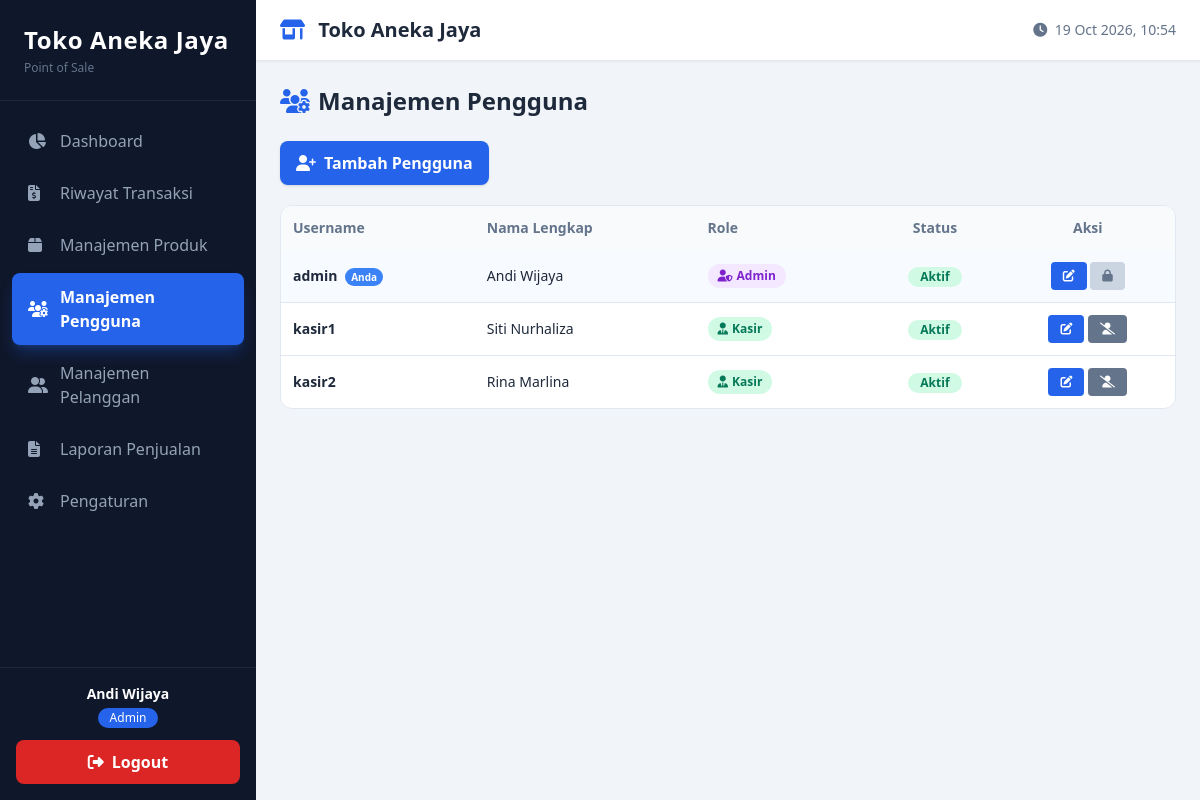
The page /pages/admin/users.php (signed in) on the database its author committed.
### tables this page shows
CREATE TABLE `users` (
  `id` int(11) NOT NULL,
  `username` varchar(50) NOT NULL,
  `password` varchar(255) NOT NULL,
  `full_name` varchar(100) NOT NULL,
  `role_id` int(11) NOT NULL,
  `is_active` tinyint(1) DEFAULT 1,
  `created_at` datetime DEFAULT current_timestamp()
);

### pages/admin/users.php (the view, shortened to what this page needs)
<?php
include '../../includes/header.php';
$current_user_id = $_SESSION['user_id'];
$users = $db->query("
    SELECT u.*, r.name as role_name
    FROM users u
    JOIN roles r ON u.role_id = r.id
    ORDER BY u.role_id ASC, u.id ASC
")->fetchAll();
?>
<h1 class="text-2xl font-bold mb-6"><i class="fas fa-users-cog text-primary mr-2"></i>Manajemen Pengguna</h1>
<button onclick="openUserModal('add')" class="px-4 py-2.5 bg-primary hover:bg-blue-700 text-white font-semibold rounded-lg shadow transition mb-5">
    <i class="fas fa-user-plus mr-2"></i>Tambah Pengguna
</button>
<div class="bg-white dark:bg-slate-900 rounded-xl border border-slate-200 dark:border-slate-800 overflow-hidden">
    <div class="overflow-x-auto">
        <table class="w-full text-sm">
            <thead class="bg-slate-50 dark:bg-slate-800 text-left text-slate-500">
                <tr>
                    <th class="p-3">Username</th>
                    <th class="p-3">Nama Lengkap</th>
                    <th class="p-3">Role</th>
                    <th class="p-3 text-center">Status</th>
                    <th class="p-3 text-center">Aksi</th>
                </tr>
            </thead>
            <tbody class="divide-y divide-slate-200 dark:divide-slate-800">
                <?php if (empty($users)): ?>
                    <tr><td colspan="5" class="p-8 text-center text-slate-400">Belum ada pengguna.</td></tr>
                <?php else: foreach ($users as $u): ?>
                    <?php
                    $is_self = ($u['id'] == $current_user_id);
                    $is_admin = ($u['role_id'] == 1);
                    ?>
                    <tr class="hover:bg-slate-50 dark:hover:bg-slate-800/50 <?= $is_self ? 'bg-blue-50/50 dark:bg-blue-900/10' : '' ?>">
                        <td class="p-3 font-semibold">
                            <?= htmlspecialchars($u['username']) ?>
                            <?php if ($is_self): ?>
                                <span class="ml-1 text-[10px] bg-blue-500 text-white px-1.5 py-0.5 rounded-full">Anda</span>
                            <?php endif; ?>
                        </td>
                        <td class="p-3"><?= htmlspecialchars($u['full_name']) ?></td>
                        <td class="p-3">
                            <?php if ($is_admin): ?>
                                <span class="inline-flex items-center gap-1 px-2.5 py-1 rounded-full bg-purple-100 text-purple-700 dark:bg-purple-900/30 dark:text-purple-400 text-xs font-semibold">
                                    <i class="fas fa-user-shield"></i> Admin
                                </span>
                            <?php else: ?>
                                <span class="inline-flex items-center gap-1 px-2.5 py-1 rounded-full bg-emerald-100 text-emerald-700 dark:bg-emerald-900/30 dark:text-emerald-400 text-xs font-semibold">
                                    <i class="fas fa-user-tie"></i> Kasir
                                </span>
                            <?php endif; ?>
                        </td>
                        <td class="p-3 text-center">
                            <?php if ($u['is_active']): ?>
                                <span class="inline-block px-3 py-0.5 text-xs rounded-full bg-emerald-100 text-emerald-700 dark:bg-emerald-900/30 dark:text-emerald-400 font-semibold">Aktif</span>
                            <?php else: ?>
                                <span class="inline-block px-3 py-0.5 text-xs rounded-full bg-red-100 text-red-700 dark:bg-red-900/30 dark:text-red-400 font-semibold">Nonaktif</span>
                            <?php endif; ?>
                        </td>
                        <td class="p-3 text-center whitespace-nowrap">
                            <button onclick='openUserModal("edit", <?= json_encode($u, JSON_HEX_APOS | JSON_HEX_QUOT) ?>)' class="px-3 py-1.5 bg-primary text-white rounded text-xs hover:bg-blue-700" title="Edit">
                                <i class="fas fa-edit"></i>
                            </button>
                            <?php if (!$is_self): ?>
                                <form method="POST" class="inline">
                                    <button type="submit" class="px-3 py-1.5 <?= $u['is_active'] ? 'bg-slate-500 hover:bg-slate-600' : 'bg-emerald-500 hover:bg-emerald-600' ?> text-white rounded text-xs" title="<?= $u['is_active'] ? 'Nonaktifkan' : 'Aktifkan' ?>">
                                        <i class="fas fa-<?= $u['is_active'] ? 'user-slash' : 'user-check' ?>"></i>
                                    </button>
                                </form>
                            <?php else: ?>
                                <button disabled class="px-3 py-1.5 bg-slate-300 dark:bg-slate-700 text-slate-500 rounded text-xs cursor-not-allowed" title="Tidak dapat menonaktifkan akun sendiri">
                                    <i class="fas fa-lock"></i>
                                </button>
                            <?php endif; ?>
                        </td>
                    </tr>
                <?php endforeach; endif; ?>
            </tbody>
        </table>
    </div>
</div>
<?php include '../../includes/footer.php'; ?>

### includes/header.php (style rules this page uses)
body { font-family: 'Segoe UI', system-ui, sans-serif; }

### rows shown on the page
users: username "admin", shows "Anda", full_name "Andi Wijaya", shows "Admin", is_active "Aktif"
users: username "kasir1", full_name "Siti Nurhaliza", shows "Kasir", is_active "Aktif"
users: username "kasir2", full_name "Rina Marlina", shows "Kasir", is_active "Aktif"

### other values the page prints
$app_name "Toko Aneka Jaya"
$menu['label'] "Dashboard"
$menu['label'] "Riwayat Transaksi"
$menu['label'] "Manajemen Produk"
$menu['label'] "Manajemen Pengguna"
$menu['label'] "Manajemen Pelanggan"
$menu['label'] "Laporan Penjualan"
$menu['label'] "Pengaturan"
$full_name "Andi Wijaya"
$role_name "Admin"
